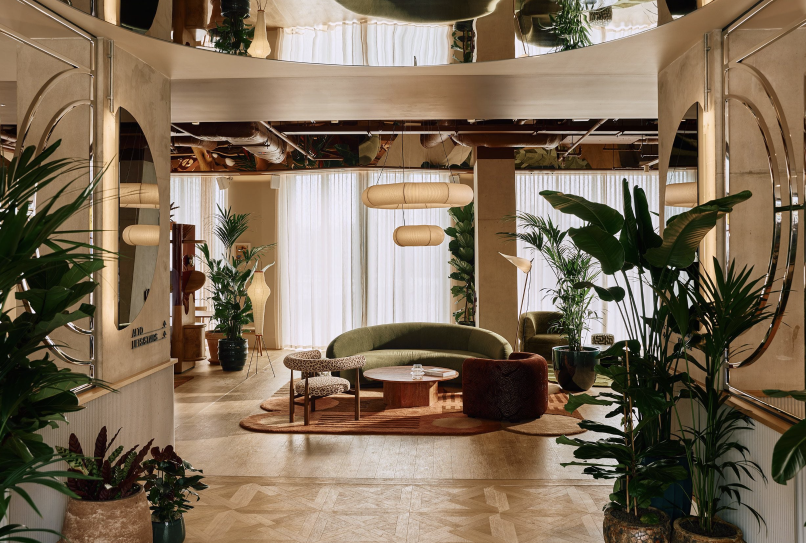
#> input picture engine/reel1_source_example.png, 1612 x 1086 px (shown at 1/2 size)
$ python sketch_demo.py ../reel1_source_example.png ../reel1_source_example.png
#> lines starting #> are read from the running program, lines starting #| are printed output that depends on the picture; after the words box and inside, x2 and y2 are one past the last pixel; in counts of white or black regions, pixels touching at a corner belong together
# -*- coding: utf-8 -*-
"""Demo phong cách "animation sketch graphic" từ ảnh gốc công trình.

Ảnh chụp -> nét ký họa (tự vẽ dần, nét rung kiểu vẽ tay) -> lớp đổ nét chì
(hatching) quét vào -> ảnh thật hiện dần dưới lớp nét -> camera zoom vào chi tiết,
nhãn viết tay, mũi tên đường đi ánh sáng chạy theo nét màu nhấn.

Chạy: python3 -I sketch_demo.py <ảnh_gốc> <thư_mục_ra>
"""
import os, sys, math, subprocess
import numpy as np, cv2
from PIL import Image, ImageDraw, ImageFont

HERE = os.path.dirname(os.path.abspath(__file__))
FONT = os.path.join(HERE, '..', 'PatrickHand-Regular.ttf')
W, H, FPS = 1080, 1920, 30
VW, VH, VY = 1080, 900, 446          # khung ảnh: phủ kín bề ngang
INK = np.array([38, 34, 30], np.float32)       # mực nâu đen (RGB)
ACC = (224, 86, 43)                            # cam nhấn (RGB)
PAPER = np.array([255, 255, 255], np.float32)
DUR = 20.0
rng = np.random.default_rng(7)

# ---------------- dữ liệu cảnh (toạ độ ảnh làm việc 1600x2400) ----------------
HEAD = 'AH DECODE · ÁNH SÁNG TỪ TRÊN CAO'
CREDIT = 'Ảnh dự án: Union Street House · Prior Barraclough · ảnh Ben Hosking'
SUBS = [  # (bắt đầu, kết thúc, chữ)  — lời mẫu cho demo
    (0.3, 10.6, 'Nhà hai bên chung tường, lấy ánh sáng ở đâu bây giờ?'),
    (11.0, 14.4, 'Ở Union Street House, ánh sáng vào từ ô kính cao sát mái.'),
    (14.8, 20.0, 'Nó chạm vách lam gỗ và trần trước, rồi mới xuống bàn ăn.'),
]
CAMS = [  # (thời điểm, tâm x, tâm y, chiều cao vùng nhìn trên ảnh)
    (0.0, 800, 1180, 1960), (10.6, 800, 1180, 1760),
    (11.4, 600, 620, 1050), (14.4, 640, 640, 1000),
    (15.2, 820, 1010, 1900), (20.0, 820, 1010, 1860),
]
T_LINE = (0.6, 6.4)     # nét viền vẽ dần
T_HATCH = (5.6, 8.6)    # lớp đổ nét chì quét vào
T_PHOTO = (8.4, 10.6)   # ảnh thật hiện dần
# nhãn cảnh 2 (khoanh + chữ), vẽ dần trong khoảng thời gian
LABELS2 = [
    dict(t=(11.6, 12.8), kind='loop', box=(195, 220, 712, 940), text='vách lam gỗ',
         tpos=(250, 1010)),
    dict(t=(12.6, 13.8), kind='arrow', pts=[(1080, 300), (980, 360), (900, 470)],
         text='ô kính cao sát mái', tpos=(890, 200)),
]
# đường đi ánh sáng cảnh 3 (nét cam)
RAYS = [
    dict(t=(15.3, 17.0), pts=[(860, 380), (1060, 210), (1300, 170), (1330, 700), (1250, 1640)]),
    dict(t=(15.6, 17.4), pts=[(450, 560), (560, 900), (720, 1300), (880, 1660)]),
    dict(t=(15.9, 17.8), pts=[(820, 520), (930, 1000), (1030, 1400), (1080, 1660)]),
]
LABELS3 = [
    dict(t=(17.2, 18.2), text='chạm lam, trần trước', pos=(1000, 330), col=(38, 34, 30, 255)),
    dict(t=(17.8, 18.8), text='mặt bàn: không vệt nắng', pos=(470, 1780)),
]


def font(sz):
    return ImageFont.truetype(FONT, sz)


def ease(x):
    x = min(max(x, 0.0), 1.0)
    return x * x * (3 - 2 * x)


def prog(t, a, b):
    return min(max((t - a) / (b - a), 0.0), 1.0)


# ---------------- tiền xử lý ảnh ----------------
def prepare(src):
#> called with src = '../reel1_source_example.png'
    im = Image.open(src).convert('RGB')
    s = 2400 / max(im.size)
#> s = 1.49
    if s < 1:
        im = im.resize((round(im.width * s), round(im.height * s)), Image.LANCZOS)
    photo = np.asarray(im).astype(np.float32)
    h, w = photo.shape[:2]
#> h = 1086; w = 1612
    gray = cv2.cvtColor(photo.astype(np.uint8), cv2.COLOR_RGB2GRAY)
    sm = cv2.bilateralFilter(gray, 9, 40, 9)
    # nét chính (cấu trúc lớn) + nét phụ (chi tiết), ưu tiên nét dài vẽ trước
    e1 = cv2.Canny(cv2.GaussianBlur(sm, (0, 0), 3.0), 18, 45)
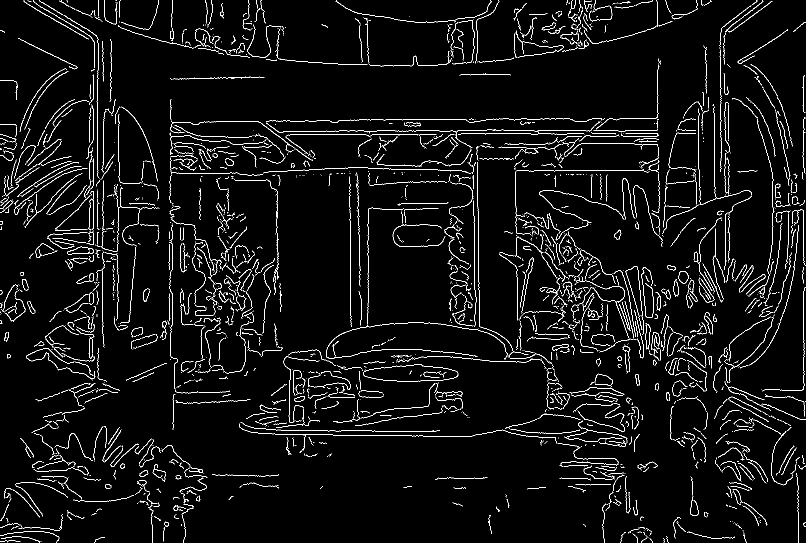
#> e1: shape (1086, 1612) (shown at 1/2 size); 4.1% white in thin lines or dots
    e2 = cv2.Canny(cv2.GaussianBlur(sm, (0, 0), 1.4), 30, 80)
#> e2: shape (1086, 1612); 5.6% white in thin lines or dots
    edges = cv2.bitwise_or(e1, e2)
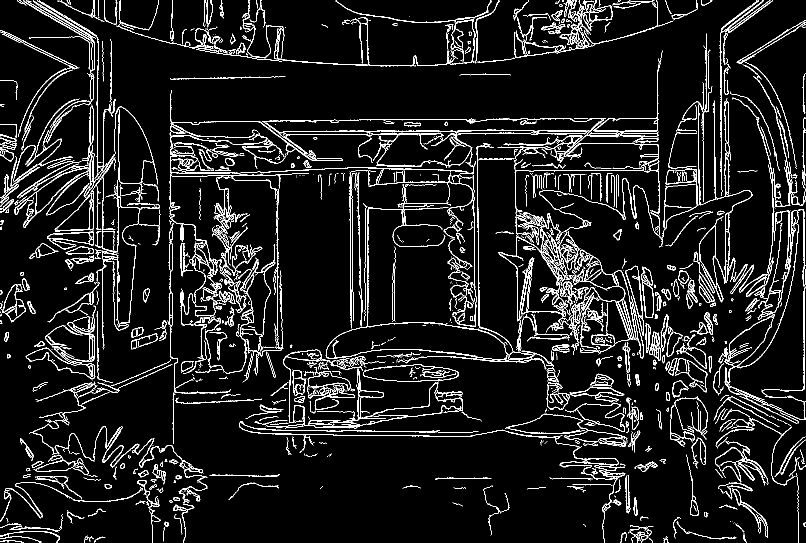
#> edges: shape (1086, 1612) (shown at 1/2 size); 7.9% white in thin lines or dots
    cs, _ = cv2.findContours(edges, cv2.RETR_LIST, cv2.CHAIN_APPROX_NONE)
#> cs = 3782 contours, 3118 with area under 20; largest, box (x1, y1, x2, y2) and area: (524, 101, 1326, 643) 28432, (651, 286, 1108, 734) 19288, (652, 644, 1015, 719) 17751, (527, 237, 1208, 266) 14012, (1449, 418, 1612, 847) 5780
    cs = [c[:, 0, :] for c in cs if len(c) >= 18]
#> cs = 959 items
    cs.sort(key=lambda c: -len(c))
    total = float(sum(len(c) for c in cs))
#> total = 171566
    tm = np.full((h, w), 9.0, np.float32)
    lines = np.zeros((h, w), np.float32)
    acc = 0.0
    starts = []
    for c in cs:
        starts.append(acc / total)
        acc += len(c)
#> this loop made 959 passes
#> acc on passes 1 to 3: 9143, 16665, 20348
#> after the loop, acc = 171566; starts = 959 values from 0 to 1
    for c, st in zip(reversed(cs), reversed(starts)):
        n = len(c)
        tt = st + np.arange(n, dtype=np.float32) / total
        tm[c[:, 1], c[:, 0]] = tt
        lines[c[:, 1], c[:, 0]] = 1.0
#> this loop made 959 passes
#> (st, n) on passes 1 to 3: (1, 18), (1, 18), (1, 18)
#> lines: shape (1086, 1612) float32; values 0 (black) and 1 (white), 7.4% white in thin lines or dots
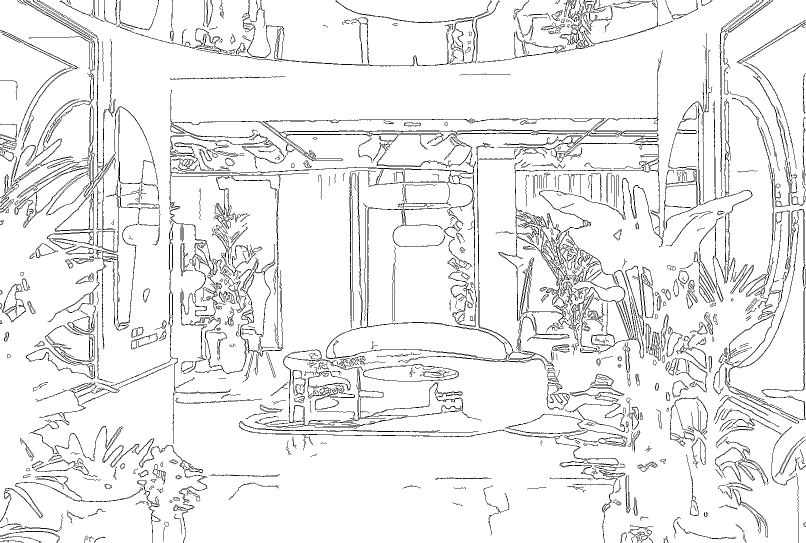
#> tm: shape (1086, 1612) float32 (shown at 1/2 size); min 0, max 9, mean 8.37; drawn with min black and max white
    k = np.ones((3, 3), np.uint8)
    tm = cv2.erode(tm, k)              # phủ bề dày nét
    lines = cv2.dilate(lines, k)
#> lines: shape (1086, 1612) float32; values 0 (black) and 1 (white), 20.6% white; 180 white regions, largest, box (x1, y1, x2, y2) and area: (57, 0, 1612, 1086) 218420, (0, 0, 322, 762) 46744, (118, 0, 1397, 134) 24253
    lines = cv2.GaussianBlur(lines, (0, 0), 0.9)
    lines = np.clip(lines * 1.25, 0, 1) * 0.92

    # đổ nét chì theo độ tối
    tone = cv2.GaussianBlur(gray, (0, 0), 6).astype(np.float32) / 255.0
    yy, xx = np.mgrid[0:h, 0:w].astype(np.float32)
    wob = cv2.resize(rng.normal(0, 1, (h // 60 + 2, w // 60 + 2)).astype(np.float32), (w, h)) * 3
    def hatch(angle, spacing, thr):
#> called with angle = 55, spacing = 22, thr = 0.52
        a = math.radians(angle)
        d = (xx * math.cos(a) + yy * math.sin(a) + wob) % spacing
        ln = np.clip(1.6 - np.abs(d - spacing / 2), 0, 1)
        return ln * np.clip((thr - tone) / 0.08, 0, 1)
    hat = np.maximum.reduce([hatch(55, 22, 0.52), hatch(-35, 20, 0.34), hatch(10, 17, 0.2)])
#> call 3 of hatch, with angle = 10, spacing = 17, thr = 0.2
#> in hatch (call 3), `a = math.radians(angle)`: a = 0.175
#> in hatch (call 3), `ln = np.clip(1.6 - np.abs(d - spacing / 2), 0, 1)`:
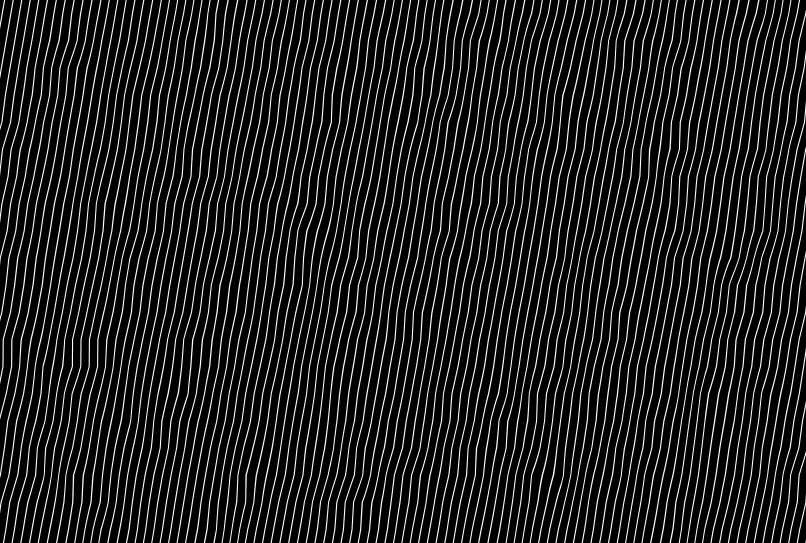
#> ln: shape (1086, 1612) float32 (shown at 1/2 size); min 0, max 1, mean 0.129
    hat = cv2.GaussianBlur(hat, (0, 0), 0.7) * 0.45
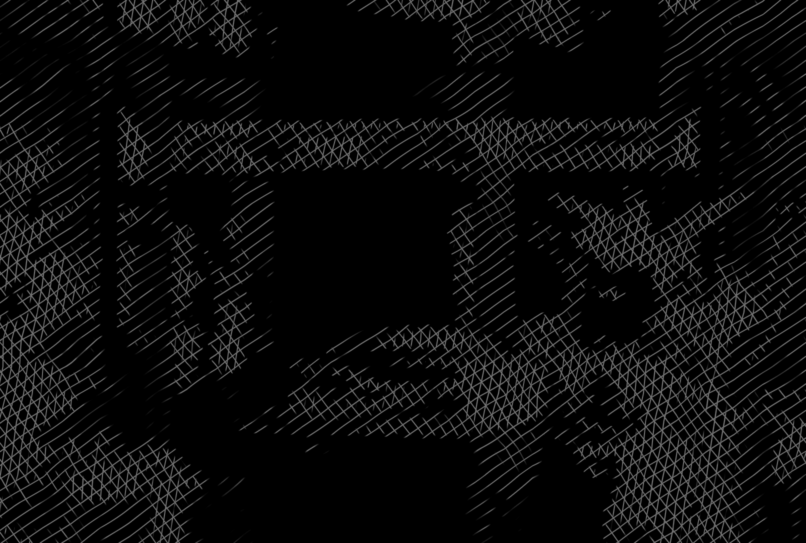
#> hat: shape (1086, 1612) float32 (shown at 1/2 size); min 0, max 0.448, mean 0.0465
    noise = cv2.resize(rng.random((h // 80 + 2, w // 80 + 2)).astype(np.float32), (w, h))
    htm = ((xx + yy) / (w + h)) * 0.8 + noise * 0.2

    # biến thể rung nét (line boil) — cùng một trường dịch chuyển cho nét và thời gian
    variants = []
    for i in range(3):
        dx = cv2.resize(rng.normal(0, 1, (h // 90 + 2, w // 90 + 2)).astype(np.float32), (w, h), interpolation=cv2.INTER_CUBIC) * 1.8
        dy = cv2.resize(rng.normal(0, 1, (h // 90 + 2, w // 90 + 2)).astype(np.float32), (w, h), interpolation=cv2.INTER_CUBIC) * 1.8
        mx, my = xx + dx, yy + dy
        variants.append((cv2.remap(lines, mx, my, cv2.INTER_LINEAR),
                         cv2.remap(tm, mx, my, cv2.INTER_NEAREST, borderValue=9.0),
                         cv2.remap(hat, mx, my, cv2.INTER_LINEAR)))
#> after the loop, variants = 3 items
    return photo, variants, htm, (w, h)


# ---------------- camera ----------------
# [17 lines left out: functions cam_at, crop, not called in this run]


def to_view(pts, cx, cy, ch):
    s = VW / (ch * VW / VH)
    return [((x - cx) * s + VW / 2, (y - cy) * s + VH / 2) for x, y in pts]


# ---------------- nét vẽ tay ----------------
# [50 lines left out: functions jitter_path, partial, loop_path, draw_poly, arrow_head, not called in this run]


# ---------------- khung cố định: băng keo, đầu trang ----------------
def tape_img():
    tw, th = 170, 64
    t = Image.new('RGBA', (tw, th), (0, 0, 0, 0))
    d = ImageDraw.Draw(t)
    r = np.random.default_rng(3)
    poly = [(4, 6)] + [(x, 2 + r.random() * 6) for x in range(20, tw, 22)] + [(tw - 3, 5), (tw - 6, th - 5)] + \
           [(x, th - 3 - r.random() * 6) for x in range(tw - 24, 0, -22)] + [(2, th - 6)]
    d.polygon(poly, fill=(222, 210, 180, 215))
    return t.rotate(-2, expand=True, resample=Image.BICUBIC)


# [10 lines left out: function wrap, not called in this run]


def render(src, out):
    os.makedirs(out, exist_ok=True)
    photo, variants, htm, (iw, ih) = prepare(src)
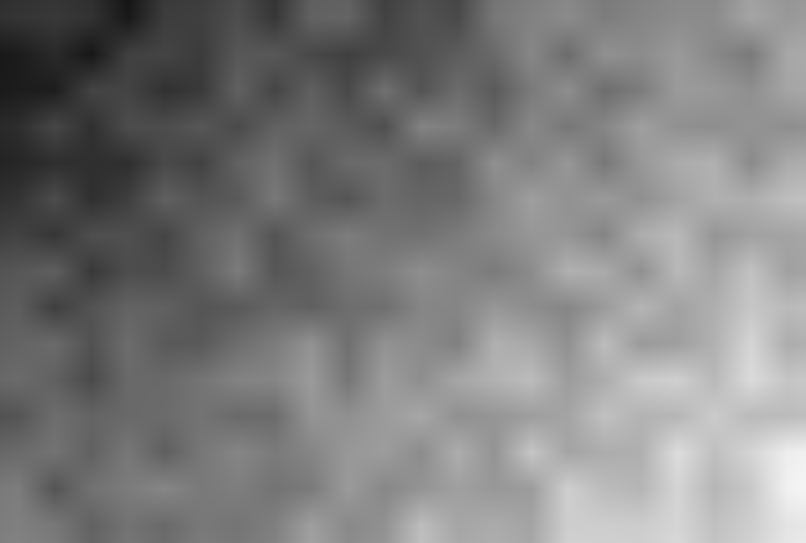
#> htm: shape (1086, 1612) float32 (shown at 1/2 size); min 0.0859, max 0.959, mean 0.495
#> variants = 3 items; iw = 1612; ih = 1086
    tape = tape_img()
#> in tape_img, `t = Image.new('RGBA', (tw, th), (0, 0, 0, 0))`: t: PIL image 170x64 RGBA; every value is 0
#> in tape_img, `return t.rotate(-2, expand=True, resample=Image.BICUBIC)`:
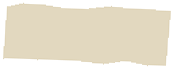
#> returned value: PIL image 174x70 RGBA; mean R, G, B, A 165.2, 156.3, 134.5, 157.3; transparent parts drawn white
    f_head, f_cred, f_sub, f_lab = font(34), font(26), font(50), font(46)
    tmp = ImageDraw.Draw(Image.new('RGB', (10, 10)))
    probe_t = {1.5, 4.0, 7.2, 9.6, 12.4, 13.9, 16.6, 18.8}
    vid = os.path.join(out, 'demo_sketch_silent.mp4')
#> (the run stopped early here; a loop or call above may not have finished)
